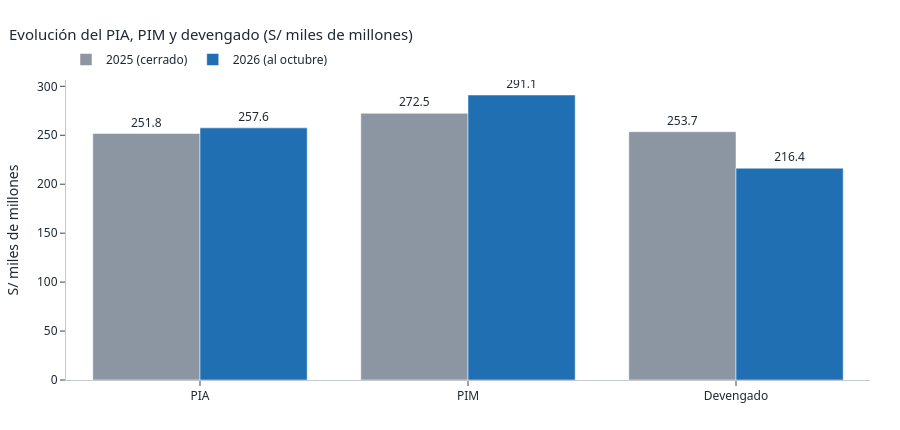

Notebook code cell kept with this figure:
### Markdown cell above
### 6.1 Línea 1 · Ejecución y proyección presupuestaria

Se analiza la **evolución del PIA, PIM y devengado**, la **tendencia** de la ejecución y se elaboran **proyecciones estadísticas** del cierre del año en curso con tres métodos, para comparar sus resultados y su incertidumbre.

### Code cell
# 6.1.a Evolución del PIA, PIM y devengado: cuánto se aprobó, cuánto se modificó y cuánto se ejecutó.
a0, a1 = ANIOS
ETIQUETA_ANIO = dim_anio.set_index("anio")["anio_etiqueta"]
evolucion = resumen()[["monto_pia", "monto_pim", "monto_devengado", "dev_comparable"]].copy()
evolucion["modificacion_pct"] = evolucion["monto_pim"] / evolucion["monto_pia"] - 1
evolucion["avance_anual"] = evolucion["monto_devengado"] / evolucion["monto_pim"]
evolucion["avance_corte"] = evolucion["dev_comparable"] / evolucion["monto_pim"]
evolucion["saldo_por_ejecutar"] = evolucion["monto_pim"] - evolucion["monto_devengado"]
display(evolucion.style.format({c: ("{:.1%}" if c.startswith(("modificacion", "avance")) else "S/ {:,.0f}") for c in evolucion.columns}))

if TIENE_PLOTLY:
    etapas_ev = {"PIA": "monto_pia", "PIM": "monto_pim", "Devengado": "monto_devengado"}
    fig = go.Figure()
    for anio in ANIOS:
        vals = [evolucion.loc[anio, c] / 1e9 for c in etapas_ev.values()]
        fig.add_bar(name=ETIQUETA_ANIO[anio], x=list(etapas_ev), y=vals, marker_color=COLOR_ANIO[anio],
                    text=[f"{v:,.1f}" for v in vals], textposition="outside",
                    hovertemplate="%{x} " + str(anio) + ": S/ %{y:,.1f} mil millones<extra></extra>")
    fig.update_layout(title="Evolución del PIA, PIM y devengado (S/ miles de millones)", barmode="group",
                      yaxis_title="S/ miles de millones", height=430)
    mostrar(fig, "evolucion_pia_pim_devengado")

crec_pia = evolucion.loc[a1, "monto_pia"] / evolucion.loc[a0, "monto_pia"] - 1
crec_pim = evolucion.loc[a1, "monto_pim"] / evolucion.loc[a0, "monto_pim"] - 1
nota(f"""**Lectura automática**

- El **PIA** pasó de {s_millones(evolucion.loc[a0, 'monto_pia'])} en {a0} a {s_millones(evolucion.loc[a1, 'monto_pia'])} en {a1} (**{crec_pia:+.1%}**).
- Durante el año el presupuesto se modifica: el **PIM** supera al PIA en **{evolucion.loc[a0, 'modificacion_pct']:+.1%}** en {a0} y en **{evolucion.loc[a1, 'modificacion_pct']:+.1%}** en {a1} (a la fecha de corte). El PIM de {a1} es {crec_pim:+.1%} frente al de {a0}.
- {a0} cerró con un **avance de {evolucion.loc[a0, 'avance_anual']:.1%}** (saldo sin ejecutar: {s_millones(evolucion.loc[a0, 'saldo_por_ejecutar'])}); {a1} lleva **{evolucion.loc[a1, 'avance_anual']:.1%}**.""")

### Figure 1 — Plotly figure (JSON) as saved in the notebook; plotly's stock layout.template omitted (floating-point values rounded to 4 significant figures)
{"data": [{"hovertemplate": "%{x} 2025: S/ %{y:,.1f} mil millones<extra></extra>", "marker": {"color": "#8C96A3"}, "name": "2025 (cerrado)", "text": ["251.8", "272.5", "253.7"], "textposition": "outside", "type": "bar", "x": ["PIA", "PIM", "Devengado"], "y": [251.8, 272.5, 253.7]}, {"hovertemplate": "%{x} 2026: S/ %{y:,.1f} mil millones<extra></extra>", "marker": {"color": "#1F6FB2"}, "name": "2026 (al octubre)", "text": ["257.6", "291.1", "216.4"], "textposition": "outside", "type": "bar", "x": ["PIA", "PIM", "Devengado"], "y": [257.6, 291.1, 216.4]}], "layout": {"barmode": "group", "height": 430, "title": {"text": "Evolución del PIA, PIM y devengado (S/ miles de millones)"}, "yaxis": {"title": {"text": "S/ miles de millones"}}}}
